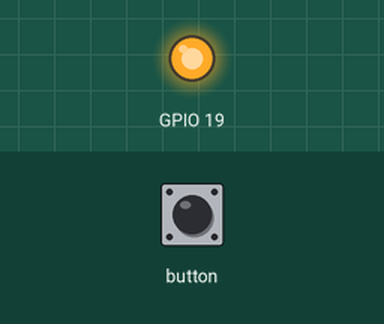
This sketch was run on a simulated ESP32. Shown: output pins drawn as LEDs (lit = HIGH). The inputs (shaded band) are chosen by the test bench.

Above: at 1.2 s.
1.3 s: button pressed for 0.15 s
At 1.37 s:
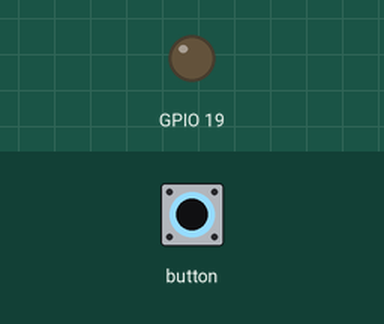
2.9 s: button pressed for 3.2 s
At 6.4 s:
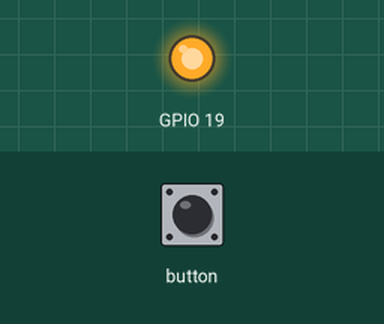
Timing chart, 0 to 7.9 s (numbered marks = the images above; inputs shaded):
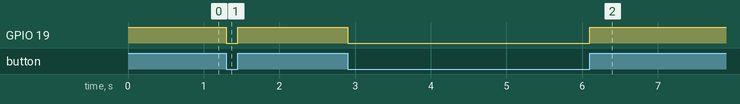

The sketch:

SendSignalWithButton_ESP32.ino
```cpp
#include "M5Atom.h"

void setup()
{
    M5.begin();
    pinMode(19, OUTPUT);
    digitalWrite(19, HIGH);
}

void loop()
{
    M5.update();
    if (M5.Btn.isPressed())
    {
      digitalWrite(19, LOW);
    }
    else {
      digitalWrite(19, HIGH);
    }
}
```

Measured:
- after the input at 1.3 s, GPIO 19: HIGH → LOW at once, → HIGH 0.15 s later
- after the input at 2.9 s, GPIO 19: HIGH → LOW at once, → HIGH 3.2 s later
